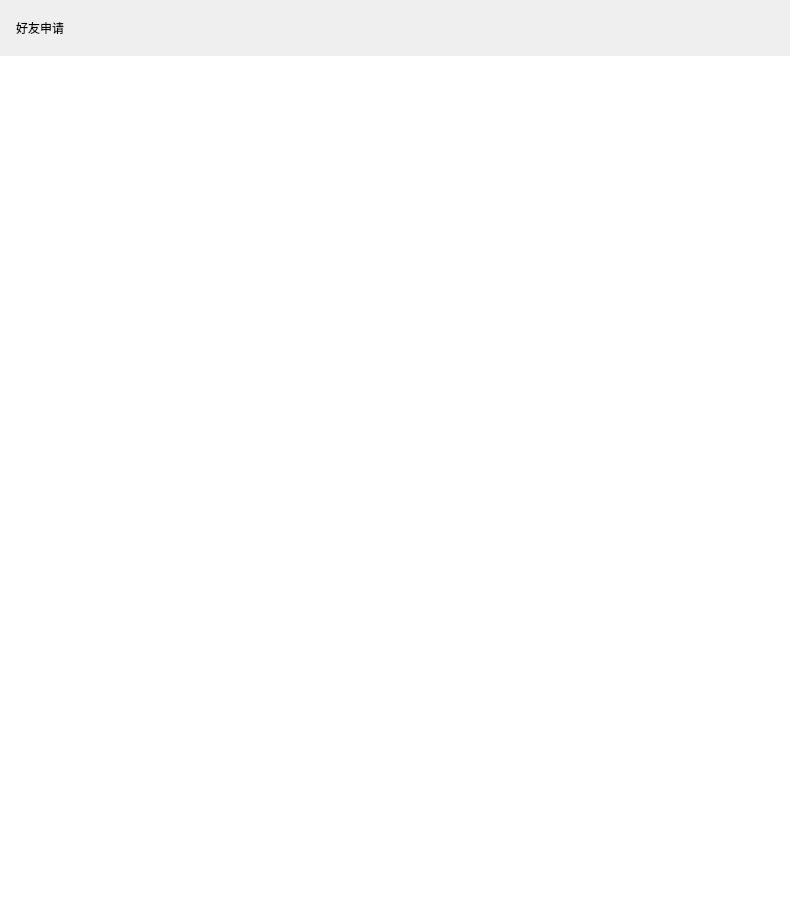
<?xml version="1.0" encoding="UTF-8"?>
<ui version="4.0">
 <class>ApplyFriendPage</class>
 <widget class="QWidget" name="ApplyFriendPage">
  <property name="geometry">
   <rect>
    <x>0</x>
    <y>0</y>
    <width>790</width>
    <height>900</height>
   </rect>
  </property>
  <layout class="QVBoxLayout" name="verticalLayout">
   <property name="spacing">
    <number>0</number>
   </property>
   <property name="leftMargin">
    <number>0</number>
   </property>
   <property name="topMargin">
    <number>0</number>
   </property>
   <property name="rightMargin">
    <number>0</number>
   </property>
   <property name="bottomMargin">
    <number>0</number>
   </property>
   <item>
    <widget class="QWidget" name="friend_apply_wid" native="true">
     <property name="minimumSize">
      <size>
       <width>0</width>
       <height>56</height>
      </size>
     </property>
     <property name="maximumSize">
      <size>
       <width>16777215</width>
       <height>56</height>
      </size>
     </property>
     <layout class="QHBoxLayout" name="horizontalLayout">
      <property name="leftMargin">
       <number>16</number>
      </property>
      <item>
       <widget class="QLabel" name="friend_apply_lb">
        <property name="text">
         <string>好友申请</string>
        </property>
       </widget>
      </item>
     </layout>
    </widget>
   </item>
   <item>
    <widget class="ApplyFriendList" name="apply_friend_list">
     <property name="frameShape">
      <enum>QFrame::NoFrame</enum>
     </property>
    </widget>
   </item>
  </layout>
 </widget>
 <customwidgets>
  <customwidget>
   <class>ApplyFriendList</class>
   <extends>QListWidget</extends>
   <header location="global">applyfriendlist.h</header>
  </customwidget>
 </customwidgets>
 <resources/>
 <connections/>
</ui>
